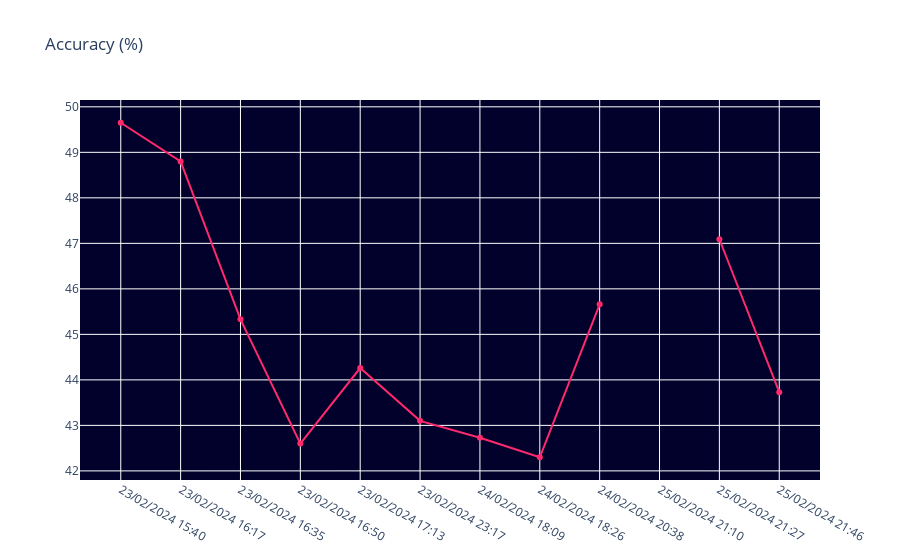

Notebook source saved alongside this figure:
### Code cell
fig = go.Figure()
fig.add_trace(go.Scatter(x=records_df['Date time'], y=records_df['Accuracy'], mode='lines+markers', name='Accuracy', line=dict(color='#FF2A6D')))
fig.update_layout(title='Accuracy (%)', hovermode='x', plot_bgcolor='#01012B')

### Figure 1 — Plotly figure (JSON) as saved in the notebook; plotly's stock layout.template omitted (floating-point values rounded to 4 significant figures)
{"data": [{"line": {"color": "#FF2A6D"}, "mode": "lines+markers", "name": "Accuracy", "type": "scatter", "x": ["23/02/2024 15:40", "23/02/2024 16:17", "23/02/2024 16:35", "23/02/2024 16:50", "23/02/2024 17:13", "23/02/2024 23:17", "24/02/2024 18:09", "24/02/2024 18:26", "24/02/2024 20:38", "25/02/2024 21:10", "25/02/2024 21:27", "25/02/2024 21:46"], "y": [49.65, 48.8, 45.33, 42.6, 44.26, 43.1, 42.73, 42.3, 45.66, "", 47.09, 43.73]}], "layout": {"hovermode": "x", "plot_bgcolor": "#01012B", "title": {"text": "Accuracy (%)"}}}
